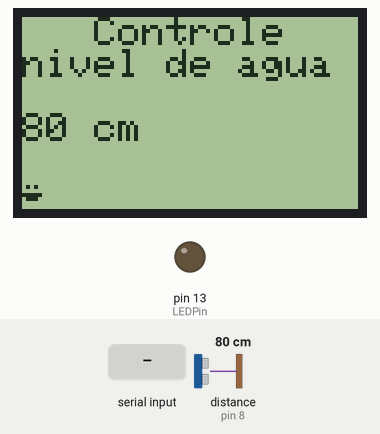
A sketch run on a simulated Arduino Uno, built with avr-gcc and run on an emulated ATmega328P. Shown: 84×48 one-colour display, output pins drawn as LEDs (lit = HIGH). Wiring (inferred from the names in the program): ultrasonic range finder: trigger pin 9; echo pin 8. The inputs (shaded band) are chosen by the test bench; at power-on: distance to the obstacle (sensor on pin 8) 80 cm. The echo pulse lasts 58.3 µs per cm; pins used as bus, display or sensor lines are not drawn; what the sketch prints to the serial monitor is not drawn.

Above: at 5.8 s.
5.9 s: "auto" received over the second serial link
At 10.7 s:
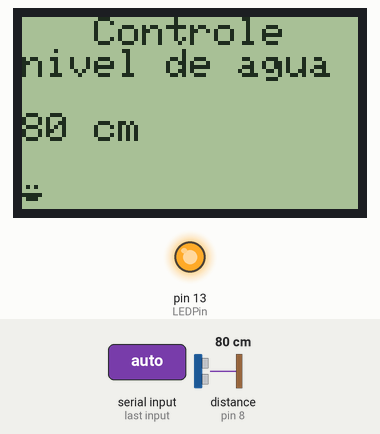
11.9 s: distance to the obstacle (sensor on pin 8) set to 34 cm
At 15.5 s:
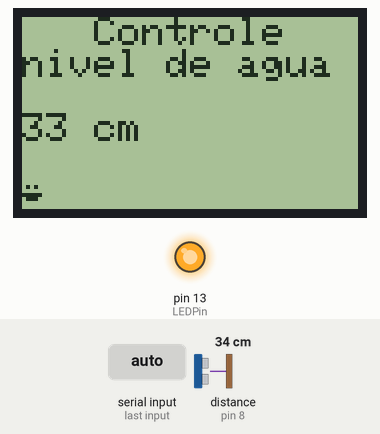
17.9 s: distance to the obstacle (sensor on pin 8) set to 28 cm
At 20.4 s:
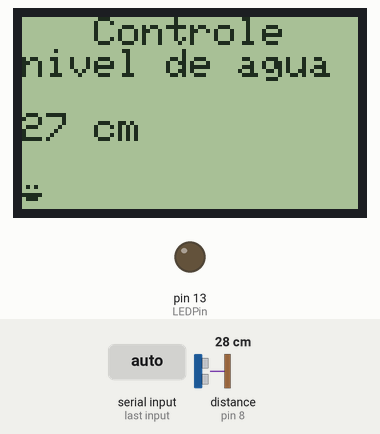
23.9 s: "man" received over the second serial link
At 31.3 s:
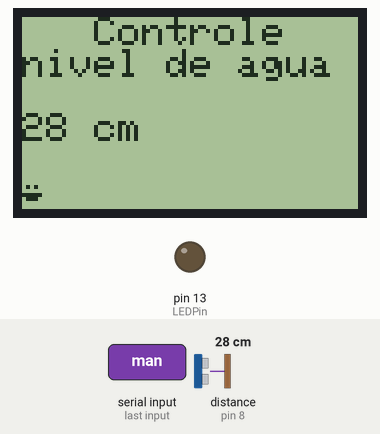
31.7 s: "1" received over the second serial link
At 36.5 s:
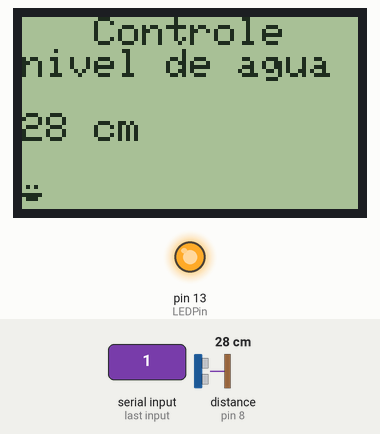
37.7 s: "0" received over the second serial link
At 41.2 s:
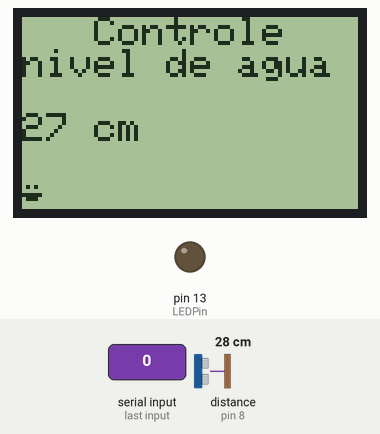
Timing chart, 0 to 42.7 s (numbered marks = the images above; inputs shaded):
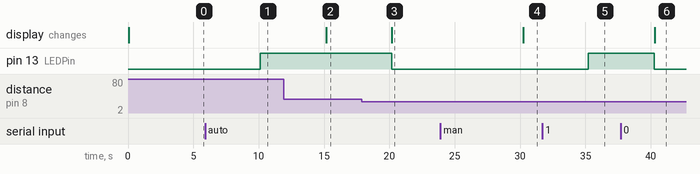

Measured:
- the behaviour switches between 31 and 30 cm on distance to the obstacle (sensor on pin 8) (found by bisection; images 2 and 3)
- after the input at 5.9 s, pin 13 (LEDPin): LOW → HIGH after 4.2 s
- after the input at 11.9 s, the display: changes after 3.3 s (image 2)
- after the input at 17.9 s, pin 13 (LEDPin): HIGH → LOW after 2.3 s; the display: changes after 2.3 s (image 3)
- after the input at 23.9 s, the display: changes after 6.3 s (image 4)
- after the input at 31.7 s, pin 13 (LEDPin): LOW → HIGH after 3.5 s
- after the input at 37.7 s, pin 13 (LEDPin): HIGH → LOW after 2.6 s

The sketch:

ultrasonico.ino
```cpp
#include "PCD8544.h"
#include "SoftwareSerial.h"

SoftwareSerial BT(10,11);

#define echoPin 8
#define trigPin 9
#define LEDPin 13
long duration, cm;
char comandosBT[255];
int i=0;
long alturaCaixa=130;
boolean dispositivoLigado = false;
boolean permiteAcionamentoAuto = false;
// A custom glyph (a smiley)...
static const byte glyph[] = { B00010000, B00110100, B00110000, B00110100, B00010000 };

static PCD8544 lcd;

// The pins used by this library...
#define PCD8544_SCLK  7  /* clock       (display pin 2) */
#define PCD8544_SDIN  6  /* data-in     (display pin 3) */
#define PCD8544_DC    5  /* data select (display pin 4) */
#define PCD8544_RESET 4  /* reset       (display pin 8) */
#define PCD8544_SCE   3  /* enable      (display pin 5) */

void setup(){
  BT.begin(57600);
  BT.println("Conectado ao controle de nivel de agua");
  BT.listen();
  Serial.begin(9600);
  pinMode(trigPin, OUTPUT);
  pinMode(echoPin, INPUT);
  pinMode(LEDPin, OUTPUT);
  pinMode(13, OUTPUT);
  lcd.begin(84,48);
  lcd.createChar(0, glyph);
}

void loop(){
  char dadosDoBT;
  while (BT.available()) {
    dadosDoBT=BT.read();
    comandosBT[i++]=dadosDoBT;
  }
  if (strlen(comandosBT) != 0) {
    Serial.println(comandosBT);
    if(dadosDoBT=='0' || dadosDoBT=='1' || strstr(comandosBT,"auto")!=0 || strstr(comandosBT,"man")!=0)
    {

      BT.write("Comando ");

      if(strstr(comandosBT,"1")!=0) {
        digitalWrite(13, HIGH);
        Serial.println("Ta ligado! ");
        BT.write("<ligar bomba> ");
      } else {
        digitalWrite(13, LOW);
      }
      if (strstr(comandosBT,"auto")!=0) {
        permiteAcionamentoAuto=true;
      } else if (strstr(comandosBT,"man")!=0) {
        permiteAcionamentoAuto=false;
      }

      BT.write("executado com sucesso."); //Enviamos un retorno de carro de la app. La app ya crea una línea nueva
      clean(); //Ejecutamos la función clean() para limpiar el array
    }
  }

  calculaDistancia();

  drawDisplay();

  drawDispositivo();

  delay(5000);
}

long microsecondsToCentimeters(long microseconds){
  // La velocidad del sonido a 20º de temperatura es 340 m/s o
  // 29 microsegundos por centrimetro.
  // La señal tiene que ir y volver por lo que la distancia a
  // la que se encuentra el objeto es la mitad de la recorrida.
  return microseconds / 29 /2 ;
}

//Limpia el array
void clean()
{
  for (int cl=0; cl<=i; cl++)
  {
    comandosBT[cl]=0;
  }
  i=0;
}

void drawDisplay() {
    // Write a piece of text on the first line...
  lcd.setCursor(0, 0);
  lcd.print("   Controle   ");
  lcd.print("nivel de agua");

  // Write the counter on the second line...
  lcd.setCursor(0, 3);
  lcd.print(cm, DEC);
  lcd.print(" cm");
  lcd.write(' ');
  lcd.setCursor(0,5);
  lcd.write(0);  // write the smiley
}

void drawDispositivo() {
  int x = alturaCaixa - cm;
  if (permiteAcionamentoAuto==true) {
    if (x <= 100) {
        digitalWrite(13, HIGH);
        BT.println("acionamento automatico.");
        dispositivoLigado = true;
    } else if (dispositivoLigado==true){
        digitalWrite(13, LOW);
        BT.println("desligamento automatica.");
    }
  }

  BT.write("volume de agua: ");
  BT.print(x);
  BT.println(" litros");
}

void calculaDistancia() {
  digitalWrite(trigPin, LOW);
  delayMicroseconds(2);
  digitalWrite(trigPin, HIGH);
  delayMicroseconds(5);
  digitalWrite(trigPin, LOW);
  duration = pulseIn(echoPin, HIGH);

  cm = microsecondsToCentimeters(duration);
}
```
